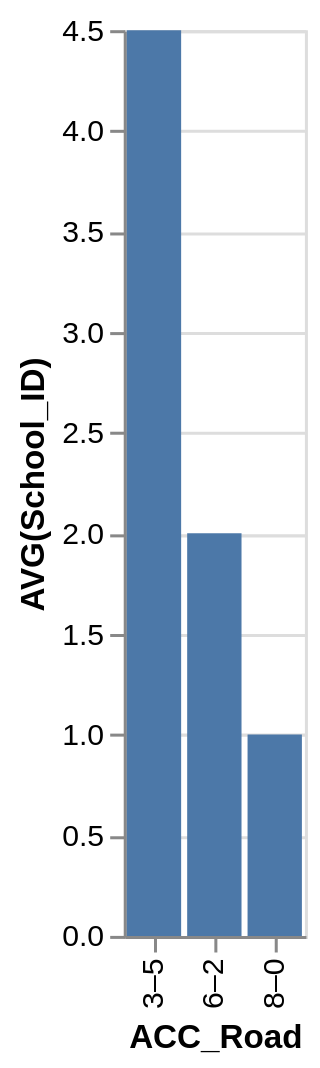

Write a Vega-Lite specification for this figure.
### Vega-Lite specification from a JSON file in a GitHub repository (floating-point values rounded to 4 significant figures)
{"data": {"values": [{"x_data": "3–5", "y_data": 4.5}, {"x_data": "6–2", "y_data": 2}, {"x_data": "8–0", "y_data": 1}]}, "mark": "bar", "encoding": {"x": {"field": "x_data", "type": "nominal", "title": "ACC_Road", "sort": "ascending"}, "y": {"field": "y_data", "type": "quantitative", "title": "AVG(School_ID)"}}}
